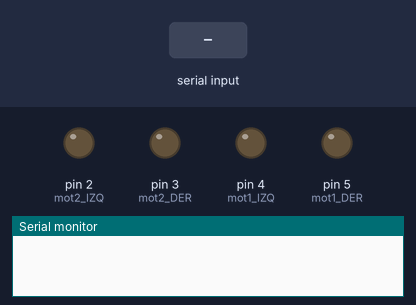
Simulated run of this sketch. Board: Arduino Uno, built with avr-gcc and run on an emulated ATmega328P. Parts: output pins drawn as LEDs (lit = HIGH), the last lines printed to the serial monitor. The test bench sets the inputs (shaded band).

Above: at 1.2 s.
1.3 s: "f" received over the second serial link
At 2.0 s:
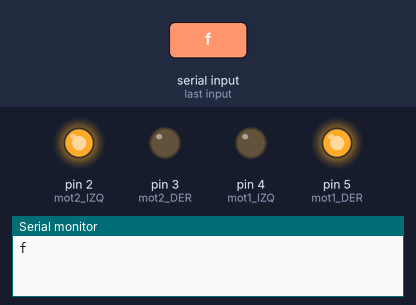
2.8 s: "b" received over the second serial link
At 3.2 s:
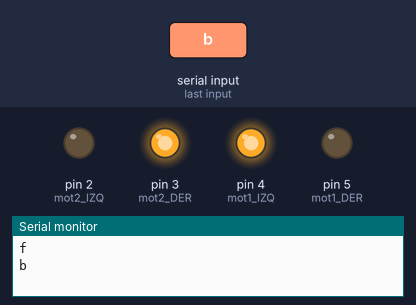
4.3 s: "r" received over the second serial link
At 5.5 s:
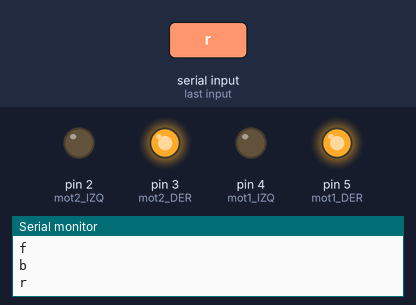
5.8 s: "l" received over the second serial link
At 6.6 s:
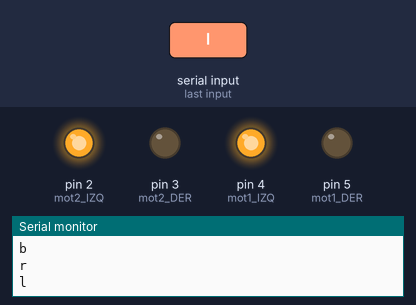
Timing chart, 0 to 8.3 s (numbered marks = the images above; inputs shaded):
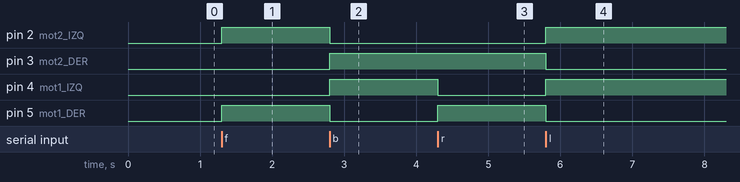

The sketch:

Auto.ino
```cpp
#include <SoftwareSerial.h>
#define TXD 10
#define RXD 11

#define mot1_DER 5
#define mot1_IZQ 4
#define mot2_DER 3
#define mot2_IZQ 2

SoftwareSerial modu(TXD, RXD);  //comunicación entre arduino y módulo

char accion = 'p';

void setup() {
  modu.begin(9600);
  Serial.begin(9600);

  pinMode(mot1_IZQ, OUTPUT);
  pinMode(mot1_DER, OUTPUT);
  pinMode(mot2_IZQ, OUTPUT);
  pinMode(mot2_DER, OUTPUT);
}

void loop() {
  if (modu.available()) {
    accion = modu.read();
    Serial.println(accion);
  }
  if (accion == 'f') {
    adelante();
  }
  if (accion == 'b') {
    atras();
  }
  if (accion == 'r') {
    derecha();
  }
  if (accion == 'l') {
    izquierda();
  }
  if (accion == 'p') {
    freno();
  }
}

void adelante() {
  digitalWrite(mot1_IZQ, LOW);
  digitalWrite(mot1_DER, HIGH);
  digitalWrite(mot2_IZQ, HIGH);
  digitalWrite(mot2_DER, LOW);
}

void atras() {
  digitalWrite(mot1_IZQ, HIGH);
  digitalWrite(mot1_DER, LOW);
  digitalWrite(mot2_IZQ, LOW);
  digitalWrite(mot2_DER, HIGH);
}

void izquierda() {
  digitalWrite(mot1_IZQ, HIGH);
  digitalWrite(mot1_DER, LOW);
  digitalWrite(mot2_IZQ, HIGH);
  digitalWrite(mot2_DER, LOW);
}

void derecha() {
  digitalWrite(mot1_IZQ, LOW);
  digitalWrite(mot1_DER, HIGH);
  digitalWrite(mot2_IZQ, LOW);
  digitalWrite(mot2_DER, HIGH);
}

void freno() {
  digitalWrite(mot1_IZQ, LOW);
  digitalWrite(mot1_DER, LOW);
  digitalWrite(mot2_IZQ, LOW);
  digitalWrite(mot2_DER, LOW);
}
```

Measured:
- after the input at 1.3 s, pin 2 (mot2_IZQ), pin 5 (mot1_DER): LOW → HIGH at once
- after the input at 2.8 s, pin 2 (mot2_IZQ), pin 5 (mot1_DER): HIGH → LOW at once; pin 3 (mot2_DER), pin 4 (mot1_IZQ): LOW → HIGH at once
- after the input at 4.3 s, pin 4 (mot1_IZQ): HIGH → LOW at once; pin 5 (mot1_DER): LOW → HIGH at once
- after the input at 5.8 s, pin 2 (mot2_IZQ), pin 4 (mot1_IZQ): LOW → HIGH at once; pin 3 (mot2_DER), pin 5 (mot1_DER): HIGH → LOW at once
